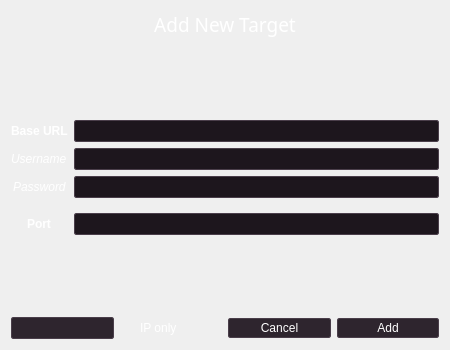
<?xml version="1.0" encoding="UTF-8"?>
<ui version="4.0">
 <class>Dialog</class>
 <widget class="QDialog" name="Dialog">
  <property name="geometry">
   <rect>
    <x>0</x>
    <y>0</y>
    <width>450</width>
    <height>350</height>
   </rect>
  </property>
  <property name="sizePolicy">
   <sizepolicy hsizetype="Expanding" vsizetype="Expanding">
    <horstretch>0</horstretch>
    <verstretch>0</verstretch>
   </sizepolicy>
  </property>
  <property name="windowTitle">
   <string>Dialog</string>
  </property>
  <property name="styleSheet">
   <string notr="true">QDialog *:enabled {
color: #ffffff;
}

QTabWidget::tab-bar {
background-color: #130e13;
min-width: 21;
} 

QTabBar::tab {
min-width: 21;
background: #130e13; /*221922*/
border-top-left-radius: 2px;
border-top-right-radius: 2px;
spacing: 6;
padding: 2px;
}

QTabBar::tab:selected {
border: 1px solid #4a3e4a;
border-right-color: #130e13; 
background: #130e13;
}
QTabBar::tab:!selected {
border: 1px solid #221922;
border-left-color: #130e13; 
border-right-color: #4a3e4a; 
background: #221922;
}
QTabBar::tab:first:!selected {
border: 1px solid #130e13;
border-right-color: #4a3e4a; 
border-top-color: #4a3e4a; 
border-bottom-color: #221922;
background: #221922;
}
QTabBar::tab:last:!selected {
border: 1px solid #130e13;
border-right-color: #4a3e4a; 
border-bottom-color: #4a3e4a; 
border-top-color: #221922;
background: #221922;
}

QPushButton {
padding: 2;
spacing: 6;
background-color: #2e252e;
border: 1px solid #4a3e4a;
min-width: 74px;
border-radius: 2px;
}

QPushButton:pressed {
background-color: #1d161d;
}

QGroupBox {
    background-color: #1d161d;
    border: 1px solid #4a3e4a;
    border-radius: 2px;
	padding: 2;
	padding-top: 20px;
    /*margin-top: 1ex;  leave space at the top for the title */
}
QGroupBox::title {
    subcontrol-origin: padding;
    subcontrol-position: top center; /* position at the top center */
    padding:  5px;
}

QComboBox {
border-radius: 2px;
padding: 2;
spacing: 6;
background-color: #2e252e;
border: 1px solid #4a3e4a;
min-width: 74px;
}

QComboBox:on {
background-color: #1d161d;
}

QComboBox QAbstractItemView {
    border: none;
	background-color: #130e13;
	selection-background-color: #221922;
}

QComboBox::drop-down {
border-color: #2e252e;
padding: 2;
}


QComboBox::down-arrow {
    image: url(core/qt5/icons/down.svg);
}

QListView {
border: 1px solid #4a3e4a;
padding: 2;
border-radius: 2px;
background-color: #1d161d;
font-size: 10pt;
selection-background-color: #271d27;
}

QTreeView {
border: 1px solid #4a3e4a;
padding: 2;
border-radius: 2px;
background-color: #1d161d;
selection-background-color: #271d27;
}

QLineEdit {
border: 1px solid #4a3e4a;
padding: 2;
border-radius: 2px;
background-color: #1d161d;
selection-background-color: #271d27;
}

QFrame[frameShape=&quot;4&quot;] {
color: #c8bdc8;
}

QFrame[frameShape=&quot;5&quot;] {
color: #c8bdc8;
}

QTabBar QToolButton {
border: none;
background-color: #130e13
}

QCheckBox::indicator {
border: 1px solid transparent;
}
QCheckBox::indicator:checked {
border-color: transparent;
background-color: transparent;
image: url(core/qt5/icons/check.png);
}

QCheckBox::indicator:indeterminate {
border-color: transparent;
background-color: transparent;
image: url(core/qt5/icons/check.png);
}

QCheckBox::indicator:unchecked {
background-color: #221922;
image: none;
}

QTreeView::indicator {
border: 1px solid transparent;
}
QTreeView::indicator:checked {
border-color: transparent;
background-color: transparent;
image: url(core/qt5/icons/check.png);
}

QTreeView::indicator:indeterminate {
border-color: transparent;
background-color: transparent;
image: url(core/qt5/icons/check.png);
}

QTreeView::indicator:unchecked {
background-color: #221922;
image: none;
}
</string>
  </property>
  <property name="sizeGripEnabled">
   <bool>false</bool>
  </property>
  <layout class="QVBoxLayout" name="verticalLayout">
   <item>
    <widget class="QLabel" name="label_4">
     <property name="font">
      <font>
       <family>Passero One</family>
       <pointsize>14</pointsize>
       <weight>50</weight>
       <bold>false</bold>
       <underline>false</underline>
      </font>
     </property>
     <property name="text">
      <string>Add New Target</string>
     </property>
     <property name="alignment">
      <set>Qt::AlignCenter</set>
     </property>
    </widget>
   </item>
   <item>
    <spacer name="verticalSpacer_2">
     <property name="orientation">
      <enum>Qt::Vertical</enum>
     </property>
     <property name="sizeHint" stdset="0">
      <size>
       <width>20</width>
       <height>40</height>
      </size>
     </property>
    </spacer>
   </item>
   <item>
    <layout class="QFormLayout" name="formLayout">
     <property name="sizeConstraint">
      <enum>QLayout::SetDefaultConstraint</enum>
     </property>
     <property name="fieldGrowthPolicy">
      <enum>QFormLayout::ExpandingFieldsGrow</enum>
     </property>
     <property name="labelAlignment">
      <set>Qt::AlignCenter</set>
     </property>
     <property name="formAlignment">
      <set>Qt::AlignCenter</set>
     </property>
     <item row="0" column="0">
      <widget class="QLabel" name="label">
       <property name="font">
        <font>
         <weight>75</weight>
         <bold>true</bold>
        </font>
       </property>
       <property name="text">
        <string>Base URL</string>
       </property>
      </widget>
     </item>
     <item row="0" column="1">
      <widget class="QLineEdit" name="urlField"/>
     </item>
     <item row="1" column="0">
      <widget class="QLabel" name="label_2">
       <property name="font">
        <font>
         <italic>true</italic>
        </font>
       </property>
       <property name="text">
        <string>Username</string>
       </property>
      </widget>
     </item>
     <item row="1" column="1">
      <widget class="QLineEdit" name="userField"/>
     </item>
     <item row="2" column="0">
      <widget class="QLabel" name="label_3">
       <property name="font">
        <font>
         <italic>true</italic>
        </font>
       </property>
       <property name="text">
        <string>Password</string>
       </property>
      </widget>
     </item>
     <item row="2" column="1">
      <widget class="QLineEdit" name="passwordField"/>
     </item>
     <item row="4" column="1">
      <widget class="QLineEdit" name="portEdit"/>
     </item>
     <item row="4" column="0">
      <widget class="QLabel" name="portLabel">
       <property name="font">
        <font>
         <weight>75</weight>
         <bold>true</bold>
        </font>
       </property>
       <property name="text">
        <string>Port</string>
       </property>
      </widget>
     </item>
     <item row="3" column="1">
      <widget class="Line" name="line">
       <property name="orientation">
        <enum>Qt::Horizontal</enum>
       </property>
      </widget>
     </item>
     <item row="3" column="0">
      <widget class="Line" name="line_2">
       <property name="orientation">
        <enum>Qt::Horizontal</enum>
       </property>
      </widget>
     </item>
    </layout>
   </item>
   <item>
    <spacer name="verticalSpacer">
     <property name="orientation">
      <enum>Qt::Vertical</enum>
     </property>
     <property name="sizeHint" stdset="0">
      <size>
       <width>20</width>
       <height>40</height>
      </size>
     </property>
    </spacer>
   </item>
   <item>
    <layout class="QHBoxLayout" name="horizontalLayout">
     <item>
      <widget class="QComboBox" name="httpBox"/>
     </item>
     <item>
      <widget class="QCheckBox" name="ipOnly">
       <property name="text">
        <string>IP only</string>
       </property>
      </widget>
     </item>
     <item>
      <widget class="QPushButton" name="cancelButton">
       <property name="text">
        <string>Cancel</string>
       </property>
       <property name="icon">
        <iconset>
         <normaloff>icons/cancel.svg</normaloff>icons/cancel.svg</iconset>
       </property>
      </widget>
     </item>
     <item>
      <widget class="QPushButton" name="addTargetToListButton">
       <property name="text">
        <string>Add</string>
       </property>
       <property name="icon">
        <iconset>
         <normaloff>icons/apply.svg</normaloff>icons/apply.svg</iconset>
       </property>
      </widget>
     </item>
    </layout>
   </item>
  </layout>
 </widget>
 <resources/>
 <connections/>
</ui>
